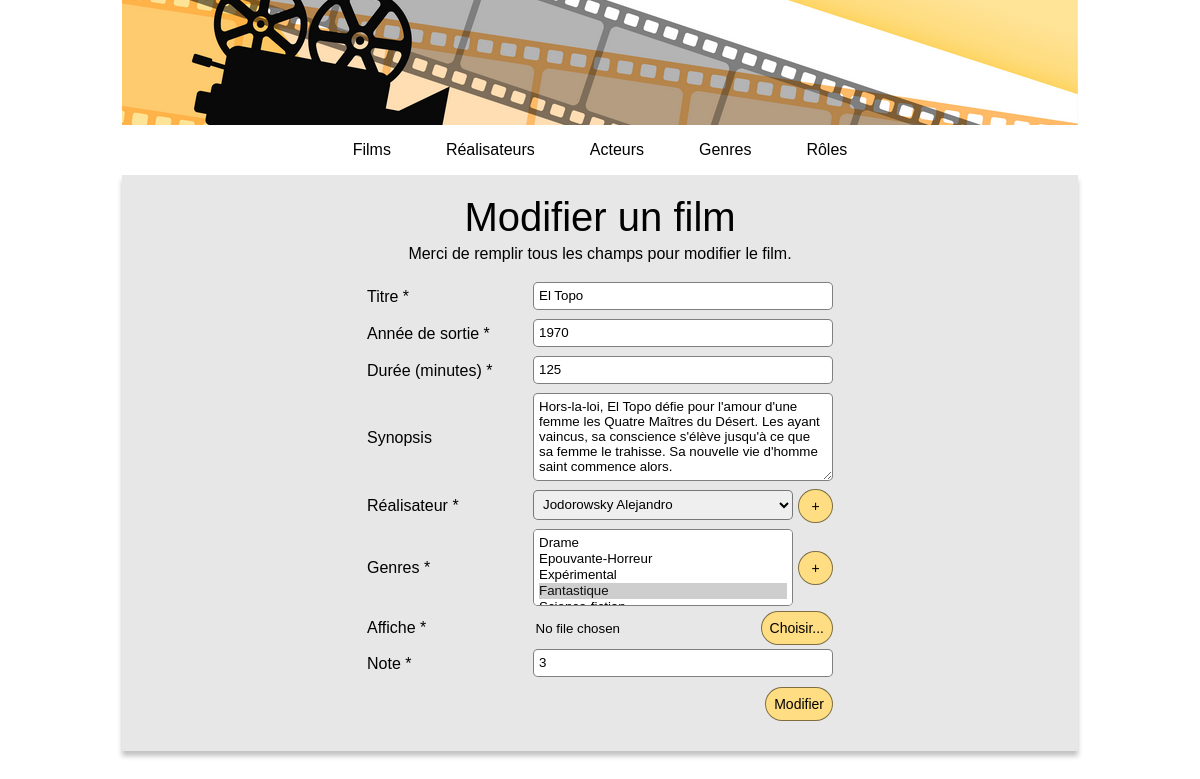
The app's page /index.php?action=formEditFilm&id=3 with its own data.
### tables this page shows
CREATE TABLE IF NOT EXISTS `film` (
  `id_film` int NOT NULL AUTO_INCREMENT,
  `titre_film` varchar(50) NOT NULL,
  `anneeSortie_film` int NOT NULL,
  `duree_film` int NOT NULL,
  `synopsis_film` text,
  `note_film` int NOT NULL,
  `affiche_film` varchar(50) DEFAULT NULL,
  `id_realisateur` int NOT NULL,
  PRIMARY KEY (`id_film`),
  KEY `id_realisateur` (`id_realisateur`),
  CONSTRAINT `film_ibfk_1` FOREIGN KEY (`id_realisateur`) REFERENCES `realisateur` (`id_realisateur`)
);

### model/Connect.php (called while the page is built, shortened)
<?php
abstract class Connect
{
    public static function seConnecter()
    {
        try
        {
            return new \PDO("mysql:host=" . self::HOST . ";dbname=" . self::DB . ";charset=utf8", self::USER, self::PASS);
        }
        catch (\PDOException $ex)
        {
            return $ex->getMessage();
        }
    }
}

### view/formEditFilm.php (the view, shortened to what this page needs)
<?php ob_start();
$infosFilm = $film->fetch();
$infosGenresSelected = $genresSelected->fetchALL();
$genresFilm = [];
for ($i = 0; $i < count($infosGenresSelected); $i++) {
    $genresFilm[] = $infosGenresSelected[$i][0];
} ?>
<div class="main-box-titre bg">
    <h1>Modifier un film</h1>
    <p>Merci de remplir tous les champs pour modifier le film.</p>
    <form action="index.php?action=editFilm&id=<?= $infosFilm["id_film"] ?>" method="post" enctype="multipart/form-data">
        <div class=" form-group">
            <label for="titre">Titre *</label>
            <input type="text" id="titre" name="titre" value="<?= $infosFilm["titre_film"] ?>">
        </div>
        <div class=" form-group">
            <label for="annee">Année de sortie *</label>
            <input type="number" id="annee" name="annee" value="<?= $infosFilm["anneeSortie_film"] ?>">
        </div>
        <div class="form-group">
            <label for="duree">Durée (minutes) *</label>
            <input type="number" id="duree" name="duree" value="<?= $infosFilm["duree_film"] ?>">
        </div>
        <div class="form-group">
            <label for="synopsis">Synopsis</label>
            <textarea id="synopsis" name="synopsis" rows="5"><?= $infosFilm["synopsis_film"] ?></textarea>
        </div>
        <div class="form-group">
            <label for="realisateur">Réalisateur *</label>
            <select id="realisateur" name="realisateur" class="select-right">
                <?php
                foreach ($realisateurs->fetchALL() as $realisateur) {
                ?>
                    <option value="<?= $realisateur["id_realisateur"] ?>" <?= $infosFilm["id_realisateur"] == $realisateur["id_realisateur"] ? "selected" : "" ?>><?= $realisateur["realisateurFilm"] ?></option>
                <?php }
                ?>
            </select>
            <button type="bouton" class="button-round">
                <a href="index.php?action=formAddRealisateur">
                    +
                </a>
            </button>
        </div>
        <div class="form-group">
            <label for="genres">Genres *</label>
            <select id="genres" name="genres[]" class="select-right" multiple="multiple">
                <?php
                foreach ($genres->fetchALL() as $genre) {
                ?>
                    <option value="<?= $genre["id_genre_film"] ?>" <?= in_array($genre["id_genre_film"], $genresFilm) ? "selected" : "" ?>><?= $genre["libelle_genre_film"] ?></option>
                <?php }
                ?>
            </select>
            <button type="bouton" class="button-round">
                <a href="index.php?action=formAddGenre">
                    +
                </a>
            </button>
        </div>
        <div class="form-group">
            <label>Affiche *</label>
            <input type="file" id="affiche" name="affiche">
            <label for="affiche" class="affiche-upload">Choisir...</label>
        </div>
        <div class="form-group">
            <label for="note">Note *</label>
            <input type="number" id="note" name="note" min="0" max="5" value="<?= $infosFilm["note_film"] ?>">
        </div>
        <button type="submit" class="button-submit" name="submit">Modifier</button>
    </form>
</div>
<?php
require "view/template.php";

### public/css/style.css (style rules this page uses)
* { margin: 0px; padding: 0px; box-sizing: border-box; font-family: sans-serif; }
a:link, a:visited { color: black; text-decoration: none; }
p { margin-top: 5px; }
.bg { background-color: rgb(231, 231, 231); box-shadow: 0 5px 5px rgb(194, 194, 194); }
button { display: inline-block; background-color: rgb(254, 221, 131); border-radius: 20px; border: 1px solid rgba(0, 0, 0, 0.5); color: black; font-size: 14px; padding: 8px; cursor: pointer; }
.bg button { margin-top: 5px; }
.button-round { width: 35px; }
.button-submit { align-self: flex-end; }
form { width: 260px; display: flex; flex-direction: column; flex-wrap: wrap; align-items: center; justify-content: center; padding-top: 15px; }
label { margin-right: auto; }
.form-group { display: flex; flex-wrap: nowrap; align-items: center; width: 100%; white-space: nowrap; justify-content: flex-end; }
.form-group button { margin-left: 5px; margin-top: 0px; }
input[type=text], input[type=number], input[type=date], textarea, select { width: 150px; padding: 5px 5px 6px 5px; margin: 4px 0px 5px 5px; box-sizing: border-box; border: 1px solid rgba(0, 0, 0, 0.5); border-radius: 5px; }
.affiche-upload { display: inline-block; background-color: rgb(254, 221, 131); border-radius: 20px; border: 1px solid rgba(0, 0, 0, 0.5); color: black; font-size: 14px; padding: 8px; margin-right: 0px; cursor: pointer; }
#affiche { width: 75px; }
.select-right { width: 110px; align-self: flex-end; }
h1 { font-size: 24px; font-weight: normal; }
.main-box-titre { width: 100%; margin: 10px; padding: 5px; display: flex; flex-direction: column; align-items: center; }
@media screen and (min-width: 1200px) { form { width: 466px; } }
@media screen and (min-width: 1200px) { input[type=text], input[type=number], input[type=date], textarea, select { width: 300px; } }
@media screen and (min-width: 1200px) { #affiche { width: 225px; } }
@media screen and (min-width: 1200px) { .select-right { width: 260px; } }
@media screen and (min-width: 1200px) { h1 { margin-top: 20px; } }
@media screen and (min-width: 1200px) { .main-box-titre { margin: 0px; padding: 0px 0px 30px 0px; } }
@media screen and (min-width: 1200px) { .main-box-titre h1 { font-size: 40px; } }

### records on screen
film: titre "El Topo", annee "1970", duree "125", synopsis "Hors-la-loi, El Topo défie pour l'amour d'une femme les Quatre Maîtres du Désert. Les ayant vaincus, sa conscience s'élève jusqu'à ce que sa femme le trahisse. Sa nouvelle vie d'homme saint commence alors.", realisateur "Jodorowsky Alejandro", note "3"

### other values on screen
form field value "Drame / Epouvante-Horreur / Expérimental / Fantastique ☑"
